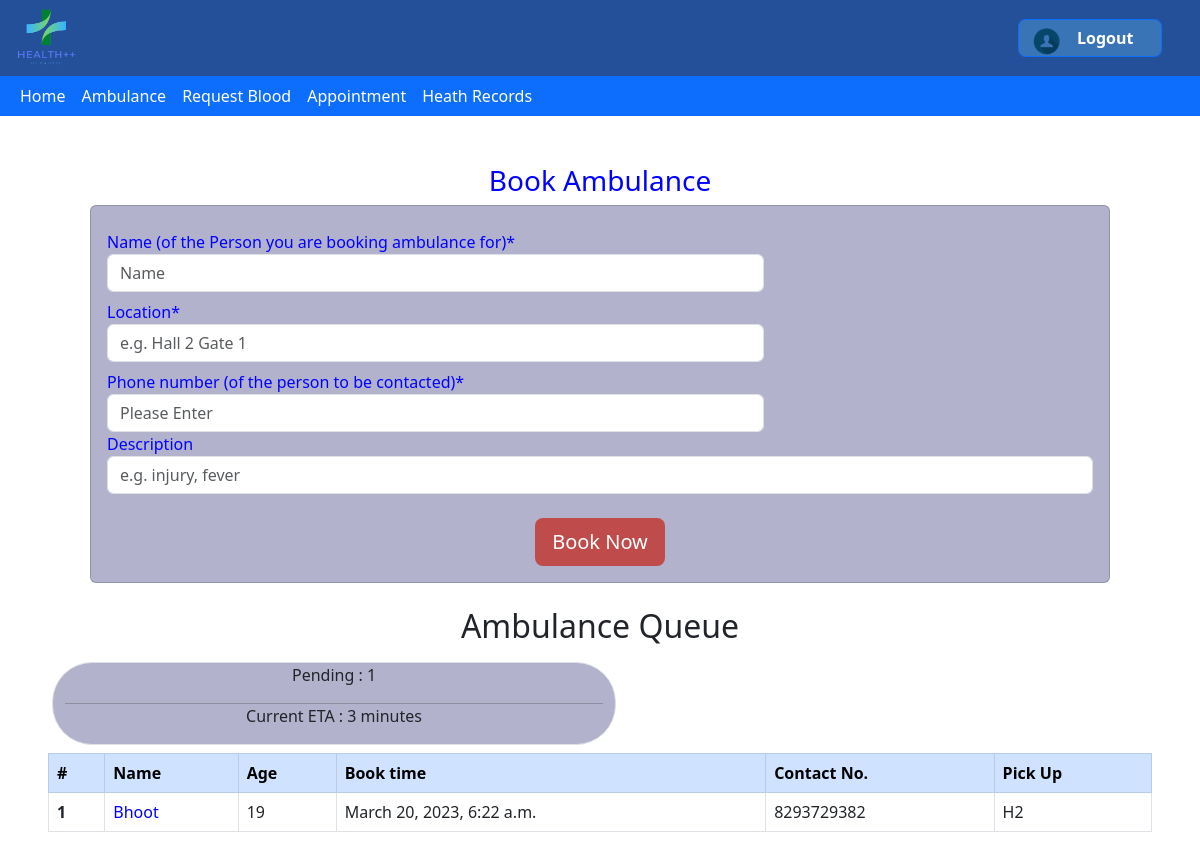
Page /ambulance/ (signed in) on the committed database.
### ambulance/models.py (models this page shows, shortened)
class ambulance(models.Model):
    name = models.CharField(max_length=60)
    location = models.CharField(max_length=69)
    phoneno = models.IntegerField()
    description = models.CharField(max_length=150)
    bookingtime = models.DateTimeField()
    ambulanceno = models.IntegerField()
    status = models.BooleanField()

### ambulance/views.py (the view)
# urls.py: path("",views.index,name="index"),
@login_required
def index(request):
    entries=ambulance.objects.filter(status=True).order_by('bookingtime')
    if(entries.first()==None):
        time = "NaN"
    else:
        time = int((entries.last().bookingtime-entries.first().bookingtime).seconds/60)+3
    return render(request,'ambulance/base.html',{"ambulance":entries,"entry_count":entries.count(),"time":time,"err":0})

### ambulance/templates/ambulance/base.html (shortened to what this page needs)
{% extends 'health/base.html' %}
{% load static%}
{%block content%}
<!DOCTYPE html>
<html>
    <head>
        <link href="https://cdn.jsdelivr.net/npm/bootstrap@5.3.0-alpha1/dist/css/bootstrap.min.css" rel="stylesheet">
    </head>
    <body>
        <div>
            <div class="container-sm ml-5 mr-5 mt-5">
                <h3 style='color:blue; text-align: center;' class="mb-2 mx-4">
                    Book Ambulance
                </h3>
                <form action = "{% url 'submission' %}" method="post" class="needs-validation card p-3  mx-5" novalidate style='background-color: #b2b2cc; color: blue; font-weight: 400;'>
                    <div class="form-group row">
                        <div class="col-12">
                            <label>
                                <div class=" mt-2">Name (of the Person you are booking ambulance for)*</div>
                            </label>
                        </div>
                    </div>
                    <div class="col-md-12 col-lg-8 ">
                        <input
                            type="text"
                            name = "name"
                            class="form-control float-left"
                            placeholder="Name"
                            required
                        ></input>
                    </div>
                    <div class="form-group row ">
                        <div class="col-md-12 col-lg-2">
                            <label>
                            <div class="mt-2">Location*</div>
                            </label>
                        </div>
                    </div>
                    <div class="col-md-12 col-lg-8 ">
                        <input
                            type="text"
                            name = "location"
                            class="form-control float-left"
                            placeholder="e.g. Hall 2 Gate 1"
                            required
                        ></input>
                    </div>
                    <div class="form-group row ">
                        <div class="col-12">
                            <label>
                                <div class=" mt-2">Phone number (of the person to be contacted)*</div>
                            </label>
                        </div>
                    </div>
                    <div class="col-md-12 col-lg-8 ">
                        <input
                            type="text"
                            name = "phoneno"
                            pattern="[0-9]{10}"
                            class="form-control float-left"
                            placeholder="Please Enter"
                            required
                        ></input>
                    </div>
                    <div class="form-group">
                        <label>Description</label>
                        <input
                            type="text"
                            name = "description"
                            class="form-control float-left"
                            placeholder="e.g. injury, fever"
                        ></input>
                    </div>
                    <div class="mt-4 text-center">
                        <button
                            type="submit"
                            class="btn btn-lg text-white"
                            style='background-color: #BF4B4B;'
                        >
                            Book Now
                        </button>
                    </div>
                </form>
            </div>
            <div class="mt-4 mx-5">
                <h2 style='text-align: center;'>Ambulance Queue</h2>
                <div class="row col">
                    <div class="col-6 border mx-3 my-2" style='text-align: center; background-color: #b2b2cc; border-radius: 40px;'>
                        <p>Pending : {{entry_count}}</p>
                        <hr style='margin: 0px;'></hr>
                        <p>Current ETA : {{time}} minutes</p>
                    </div>
                </div>
                <div class="table-responsive">
                    <table class="table table-bordered table-hover">
                        <thead class="table-primary">
                            <tr>
                                <th scope="col">#</th>
                                <th scope="col"> Name </th>
                                <th scope="col"> Age </th>
                                <th scope="col">Book time</th>
                                <th scope="col">Contact No.</th>
                                <th scope="col">Pick Up</th>
                            </tr>
                        </thead>
                        <tbody>
                            {% for patients in ambulance %}
                            <tr>
                                <th scope="row">{{forloop.counter}}</th>
                                <td style='color: blue;'>{{patients.name}}</td>
                                <td>19</td>
                                <td>{{patients.bookingtime}}</td>
                                <td>{{patients.phoneno}}</td>
                                <td>{{patients.location}}</td>
                            </tr>
                            {% endfor %}
                        </tbody>
                    </table>
                </div>
            </div>
        </div>
    </body>
</html>
{% endblock %}

### rows in the picture
ambulance: name "Bhoot", bookingtime "March 20, 2023, 6:22 a.m.", phoneno "8293729382", location "H2"

### other values in the picture
{{ entry_count }} "1"
{{ time }} "3"
